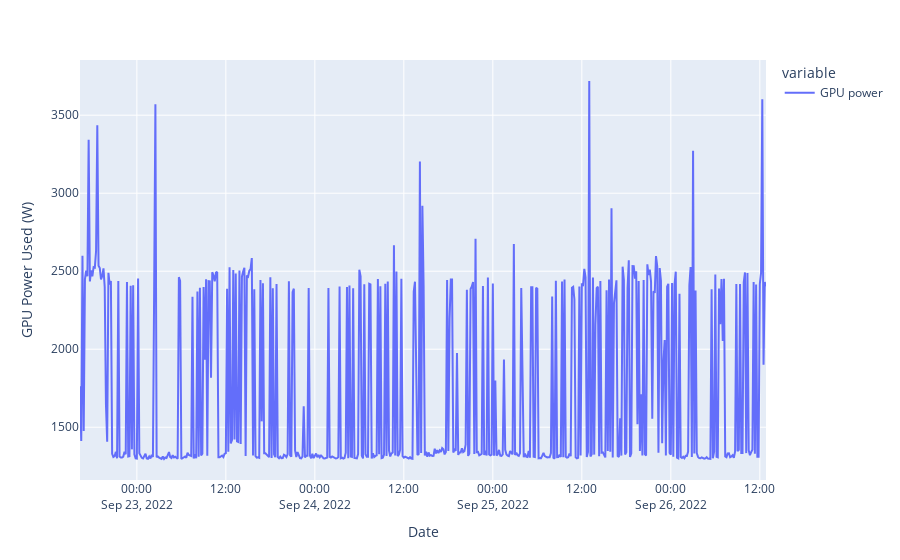

The notebook cell saved with this chart:
### Code cell
fig1= alllogdf.plot(x="date", y=["GPU power"], kind="line")
fig1.update_layout(
    xaxis_title= "Date",
    yaxis_title="GPU Power Used (W)",
)

### Figure 1 — Plotly figure (JSON) as saved in the notebook; plotly's stock layout.template omitted (floating-point values rounded to 4 significant figures; data arrays with more than 128 entries replaced by an {"elided": "..."} marker saying what was removed)
{"data": [{"hovertemplate": "variable=GPU power<br>date=%{x}<br>value=%{y}<extra></extra>", "legendgroup": "GPU power", "line": {"color": "#636efa", "dash": "solid"}, "marker": {"symbol": "circle"}, "mode": "lines", "name": "GPU power", "orientation": "v", "showlegend": true, "type": "scatter", "x": {"elided": "556 str values"}, "xaxis": "x", "y": {"elided": "556 float values"}, "yaxis": "y"}], "layout": {"legend": {"title": {"text": "variable"}, "tracegroupgap": 0}, "margin": {"t": 60}, "xaxis": {"anchor": "y", "domain": [0, 1], "title": {"text": "Date"}}, "yaxis": {"anchor": "x", "domain": [0, 1], "title": {"text": "GPU Power Used (W)"}}}}
